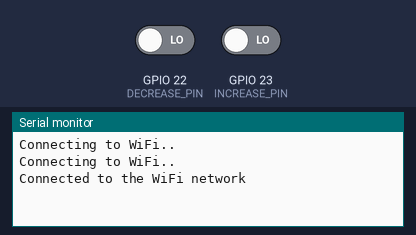
A program run on a simulated ESP32. Parts: the last lines printed to the serial monitor. The test bench sets the inputs (shaded band); at power-on: GPIO 22 (DECREASE_PIN) LOW, GPIO 23 (INCREASE_PIN) LOW. WiFi joins after 1.5 s; servers stay silent unless stated; uploads are accepted with an empty reply.

Above: at 3.2 s.
3.3 s: GPIO 22 (DECREASE_PIN) driven HIGH
At 4.9 s:
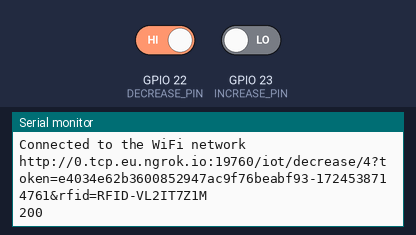
5.7 s: GPIO 23 (INCREASE_PIN) driven HIGH
At 6.19 s:
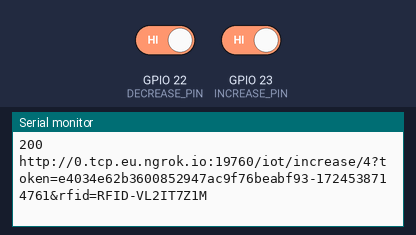

Measured:
- after the input at 3.3 s, the serial monitor: prints a new line after 0.70 s (image 1)
- after the input at 5.7 s, the serial monitor: prints a new line after 0.30 s (image 2)

The program:

main.cpp
```cpp
#include <Arduino.h>
#include <WiFi.h>
#include <SPI.h>
#include <HTTPClient.h>
#include "config.h"
#include "BaseRFIDReader.h"

#ifdef DEV_MODE
#include "DevRFIDReader.h"
BaseRFIDReader *rfidReader = new DevRFIDReader({"RFID-VL2IT7Z1M", "RFID-FC72D6E5F2"});
#else
#include "RFIDReader.h"
BaseRFIDReader *rfidReader = new RFIDReader(SS_PIN, RST_PIN);
#endif

HTTPClient http;

void sendRequest(String endpoint, String rfid)
{
  String url = SERVER_URL + endpoint + DEVICE_ID + "?token=" + DEVICE_TOKEN + "&rfid=" + rfid;
  LOG(url);
  http.begin(url);
  http.addHeader("Content-Type", "application/json");
  int httpResponseCode = http.POST("");
  if (httpResponseCode > 0)
  {
    String response = http.getString();
    LOG(httpResponseCode);
    LOG(response);
  }
  else
  {
    LOG("Error on sending POST: " + http.errorToString(httpResponseCode));
  }
  http.end();
}

void setup()
{
  Serial.begin(9600);

  pinMode(INCREASE_PIN, INPUT);
  pinMode(DECREASE_PIN, INPUT);

  WiFi.mode(WIFI_STA);
  WiFi.begin(WIFI_SSID, WIFI_PASSWORD);
  while (WiFi.status() != WL_CONNECTED)
  {
    delay(1000);
    LOG("Connecting to WiFi..");
  }
  LOG("Connected to the WiFi network");

  rfidReader->init();
}

void loop()
{
  String rfid = rfidReader->read();
  if (rfid != "")
  {
    if (digitalRead(INCREASE_PIN) == HIGH)
    {
      sendRequest(SERVER_INCREMENT_ENDPOINT, rfid);
    }
    else if (digitalRead(DECREASE_PIN) == HIGH)
    {
      sendRequest(SERVER_DECREMENT_ENDPOINT, rfid);
    }
  }
}
```

BaseRFIDReader.h
```cpp
#pragma once
#include <Arduino.h>

class BaseRFIDReader
{
public:
    virtual void init() = 0;
    virtual String read() = 0;
};
```

DevRFIDReader.h
```cpp
#include <Arduino.h>
#include <vector>
#include "BaseRFIDReader.h"

using namespace std;

class DevRFIDReader : public BaseRFIDReader
{
private:
    vector<String> rfidList;
    int index = 0;
    unsigned long lastRead = 0;
public:
    DevRFIDReader(vector<String> rfidList) : rfidList(rfidList) {}

    void init()
    {
    }

    String read()
    {
        if (millis() - lastRead < 1000)
        {
            return "";
        }

        if (index >= rfidList.size())
        {
            index = 0;
        }

        lastRead = millis();

        return rfidList[index++];
    }
};
```

config.h
```cpp
#pragma one

// Comment this line to disable the debug mode
#define DEV_MODE true
// Comment this line to disable the serial log
#define LOG_SERIAL true

// Buttons pins
#define DECREASE_PIN 22
#define INCREASE_PIN 23

// RFID Reader pins
#define SS_PIN 10
#define RST_PIN 9

// WiFi configuration
#define WIFI_SSID "Wokwi-GUEST"
#define WIFI_PASSWORD ""

// Device configuration
#define DEVICE_ID 4
#define DEVICE_TOKEN "e4034e62b3600852947ac9f76beabf93-1724538714761"

// Server configuration
#define SERVER_URL "http://0.tcp.eu.ngrok.io:19760"
#define SERVER_INCREMENT_ENDPOINT "/iot/increase/"
#define SERVER_DECREMENT_ENDPOINT "/iot/decrease/"

#ifdef LOG_SERIAL
#define LOG(x) Serial.println(x)
#else
#define LOG(x)
#endif
```
